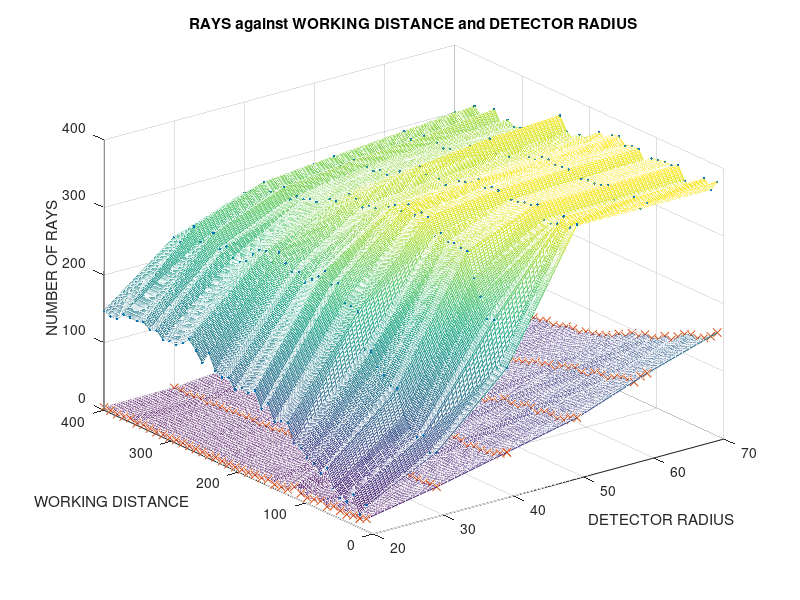
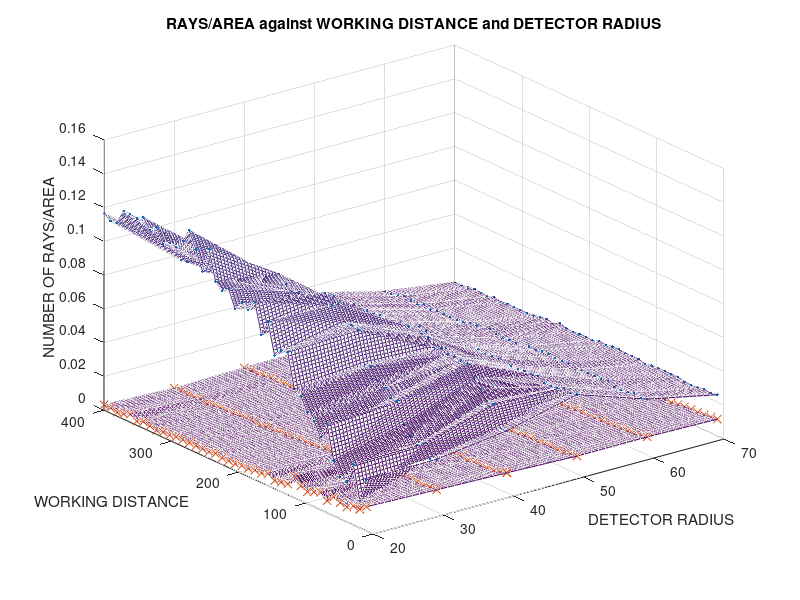
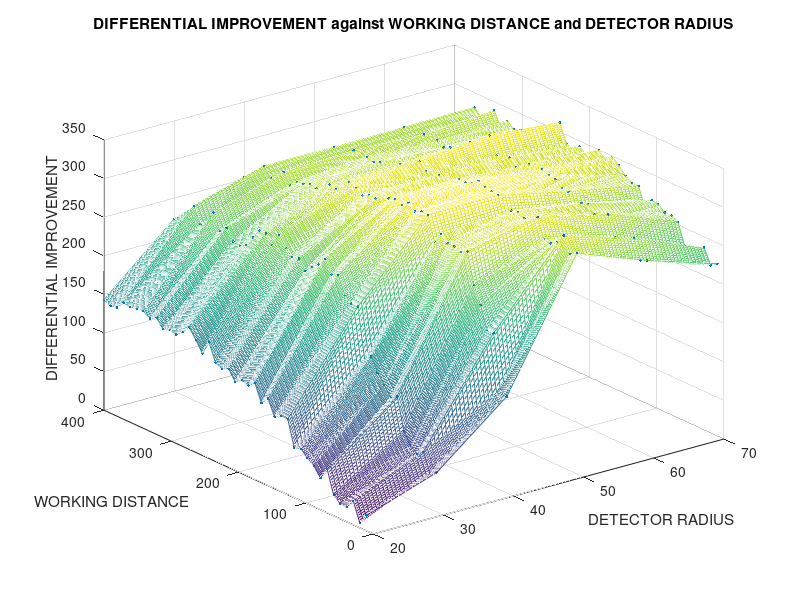
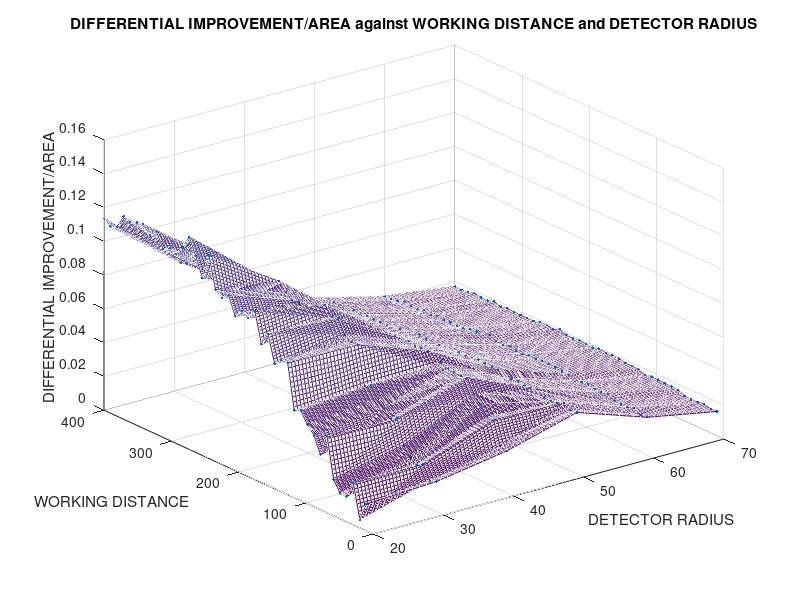

The MATLAB source for these figures, in order:
clear all
close all
clc

load awi_150sapphire_dr_wd

dr = awi_150sapphire_dr_wd(:,9);
wd = awi_150sapphire_dr_wd(:,7);
base_rays = awi_150sapphire_dr_wd(:,10);
n_rays = awi_150sapphire_dr_wd(:,11);
base_rays_area = awi_150sapphire_dr_wd(:,12);
n_rays_area = awi_150sapphire_dr_wd(:,13);
diff_improvement = awi_150sapphire_dr_wd(:,14);
diff_improvement_area = awi_150sapphire_dr_wd(:,15);
[xq,yq] = meshgrid(20:.5:70,10:1:400);

figure(1);
scatter3(dr,wd,n_rays,'.');
hold on;
scatter3(dr,wd,base_rays,'x');
zq = griddata(dr,wd,n_rays,xq,yq);
mesh(xq,yq,zq);
zq = griddata(dr,wd,base_rays,xq,yq);
mesh(xq,yq,zq);
title('RAYS against WORKING DISTANCE and DETECTOR RADIUS');
ylabel('WORKING DISTANCE');
xlabel('DETECTOR RADIUS');
zlabel('NUMBER OF RAYS');

figure(2);
scatter3(dr,wd,n_rays_area,'.');
hold on;
scatter3(dr,wd,base_rays_area,'x');
zq = griddata(dr,wd,n_rays_area,xq,yq);
mesh(xq,yq,zq);
zq = griddata(dr,wd,base_rays_area,xq,yq);
mesh(xq,yq,zq);
title('RAYS/AREA against WORKING DISTANCE and DETECTOR RADIUS');
ylabel('WORKING DISTANCE');
xlabel('DETECTOR RADIUS');
zlabel('NUMBER OF RAYS/AREA');

figure(3);
scatter3(dr,wd,diff_improvement,'.');
hold on;
zq = griddata(dr,wd,diff_improvement,xq,yq);
mesh(xq,yq,zq);
title('DIFFERENTIAL IMPROVEMENT against WORKING DISTANCE and DETECTOR RADIUS');
ylabel('WORKING DISTANCE');
xlabel('DETECTOR RADIUS');
zlabel('DIFFERENTIAL IMPROVEMENT');

figure(4);
scatter3(dr,wd,diff_improvement_area,'.');
hold on;
zq = griddata(dr,wd,diff_improvement_area,xq,yq);
mesh(xq,yq,zq);
title('DIFFERENTIAL IMPROVEMENT/AREA against WORKING DISTANCE and DETECTOR RADIUS');
ylabel('WORKING DISTANCE');
xlabel('DETECTOR RADIUS');
zlabel('DIFFERENTIAL IMPROVEMENT/AREA');